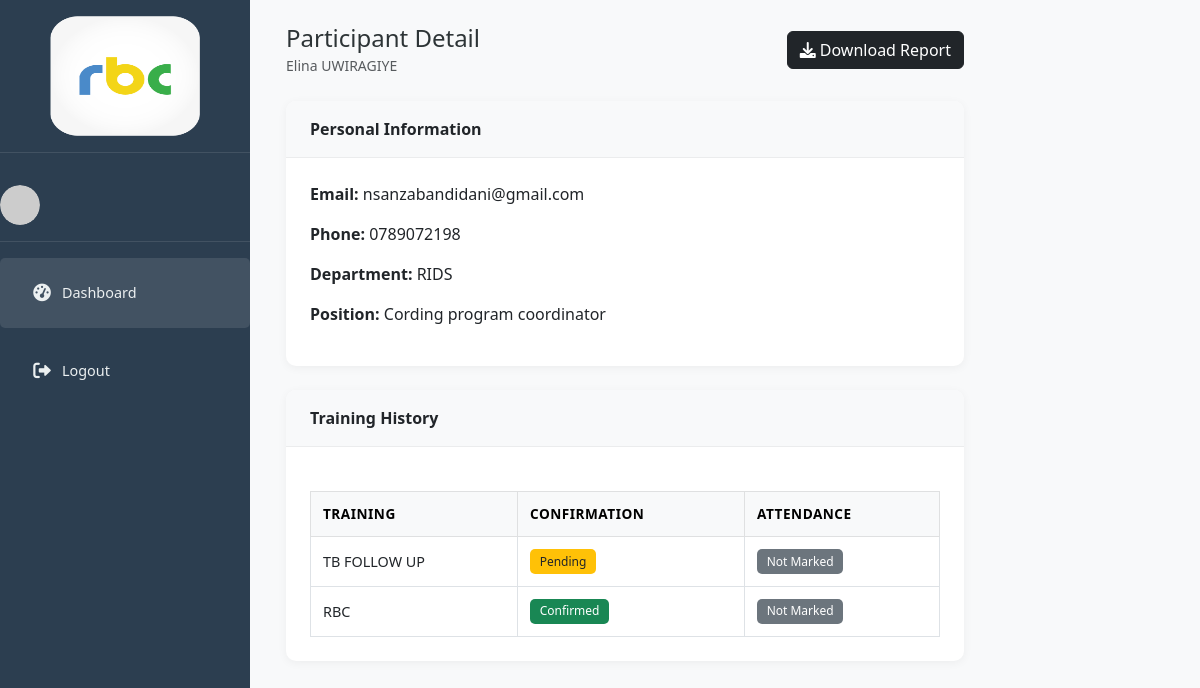
The app's page /participants/RBC10212/detail/ (signed in), older data.
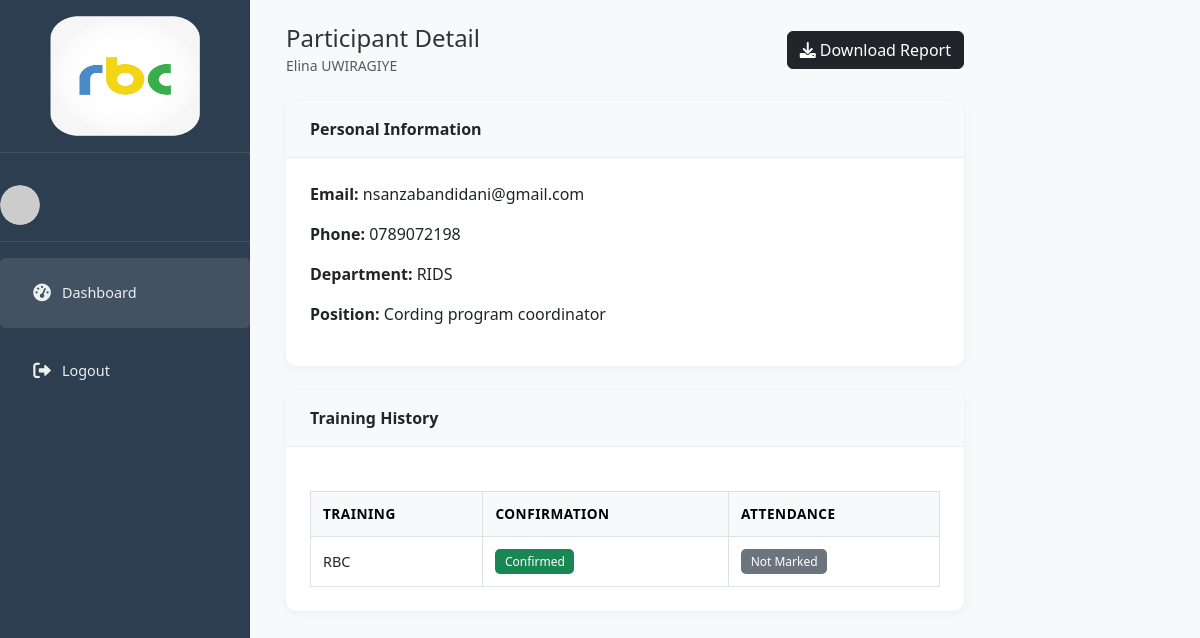
The same page, newer data.
### trainings/models.py (models this page shows, shortened)
class Enrollment(models.Model):
    CONFIRMATION_CHOICES = (
        ('pending', 'Pending'),
        ('confirmed', 'Confirmed'),
        ('declined', 'Declined'),
    )
    ATTENDANCE_CHOICES = (
        ('not_marked', 'Not Marked'),
        ('attended', 'Attended'),
        ('absent', 'Absent'),
    )
    training = models.ForeignKey(Training, on_delete=models.CASCADE)
    participant = models.ForeignKey(
        Participant,
        on_delete=models.CASCADE,
        to_field='national_id',
        db_column='participant_id'
    )
    enrollment_date = models.DateTimeField(auto_now_add=True)
    enrolled_by = models.ForeignKey('Staff', on_delete=models.SET_NULL, null=True)
    confirmation_status = models.CharField(max_length=10, choices=CONFIRMATION_CHOICES, default='pending')
    confirmation_date = models.DateTimeField(null=True, blank=True)
    attendance_status = models.CharField(max_length=15, choices=ATTENDANCE_CHOICES, default='not_marked')
    notes = models.TextField(blank=True)
    invite_token = models.UUIDField(default=uuid.uuid4, editable=False, unique=True)
    class Meta:
        ordering = ['-enrollment_date']

class Training(models.Model):
    STATUS_CHOICES = (
        ('pending', 'Pending Approval'),
        ('approved', 'Approved'),
        ('rejected', 'Rejected'),
        ('in_progress', 'In Progress'),
        ('completed', 'Completed'),
        ('canceled', 'Canceled'),
    )
    title = models.CharField(max_length=200)
    department = models.ForeignKey(Department, on_delete=models.SET_NULL, null=True, blank=True)
    province = models.ForeignKey(Province, on_delete=models.SET_NULL, null=True, blank=True)
    district = models.ForeignKey(District, on_delete=models.SET_NULL, null=True, blank=True)
    venue = models.CharField(max_length=255)
    start_date = models.DateField()
    end_date = models.DateField()
    max_capacity = models.PositiveIntegerField()
    rejection_reason = models.TextField(blank=True, null=True)
    coordinator = models.ForeignKey(
        'Staff',
        on_delete=models.SET_NULL,
        null=True,
        blank=True,
        related_name='coordinated_trainings'
    )
    created_by = models.ForeignKey('Staff', on_delete=models.CASCADE)
    status = models.CharField(max_length=20, choices=STATUS_CHOICES, default='pending')
    created_at = models.DateTimeField(auto_now_add=True)
    class Meta:
        ordering = ['-created_at']

### trainings/views.py (the view)
# urls.py: path('participants/<str:participant_id>/detail/', views.participant_detail, name='participant_detail'),
@login_required
def participant_detail(request, participant_id):
    participant = get_object_or_404(Participant, national_id=participant_id)
    enrollments = Enrollment.objects.filter(participant=participant)
    return render(request, 'trainings/participant_detail.html', {
        'participant': participant,
        'enrollments': enrollments
    })

### trainings/models.py (called while the page is built)
    def __str__(self):
        return self.name

### trainings/templates/trainings/participant_detail.html (shortened to what this page needs)
{% extends 'base.html' %}
{% block content %}
<div class="d-flex">
  {% include 'trainings/sidebar.html' %}
  <div class="main-content px-4 pt-4 w-100">
    <div class="d-flex justify-content-between align-items-center mb-4">
      <div>
        <h4 class="mb-0">Participant Detail</h4>
        <small class="text-muted">{{ participant.full_name }}</small>
      </div>
      <a href="{% url 'participant_pdf_report' participant.id %}" target="_blank" class="btn btn-dark">
        <i class="fas fa-download"></i> Download Report
      </a>
    </div>
    <div class="card mb-4">
      <div class="card-header bg-light fw-semibold">Personal Information</div>
      <div class="card-body">
        <p><strong>Email:</strong> {{ participant.email }}</p>
        <p><strong>Phone:</strong> {{ participant.phone }}</p>
        <p><strong>Department:</strong> {{ participant.department }}</p>
        <p><strong>Position:</strong> {{ participant.position }}</p>
      </div>
    </div>
    <div class="card">
      <div class="card-header bg-light fw-semibold">Training History</div>
      <div class="card-body">
        {% if enrollments %}
        <div class="table-responsive">
          <table class="table table-bordered table-hover table-sm">
            <thead class="table-light">
              <tr>
                <th>Training</th>
                <th>Confirmation</th>
                <th>Attendance</th>
              </tr>
            </thead>
            <tbody>
              {% for e in enrollments %}
              <tr>
                <td>{{ e.training.title }}</td>
                <td>
                  {% if e.confirmation_status == "confirmed" %}
                    <span class="badge bg-success">Confirmed</span>
                  {% elif e.confirmation_status == "pending" %}
                    <span class="badge bg-warning text-dark">Pending</span>
                  {% elif e.confirmation_status == "declined" %}
                    <span class="badge bg-danger">Declined</span>
                  {% else %}
                    <span class="badge bg-secondary">{{ e.confirmation_status|title }}</span>
                  {% endif %}
                </td>
                <td>
                  {% if e.attendance_status == "attended" %}
                    <span class="badge bg-success">Attended</span>
                  {% elif e.attendance_status == "absent" %}
                    <span class="badge bg-danger">Absent</span>
                  {% else %}
                    <span class="badge bg-secondary">Not Marked</span>
                  {% endif %}
                </td>
              </tr>
              {% endfor %}
            </tbody>
          </table>
        </div>
        {% else %}
        <p class="text-muted">No training history available for this participant.</p>
        {% endif %}
      </div>
    </div>
  </div>
</div>
{% endblock %}

Row changes from the older to the newer data that the page shows:
removed Enrollment: training "TB FOLLOW UP", confirmation_status "Pending", attendance_status "Not Marked"
